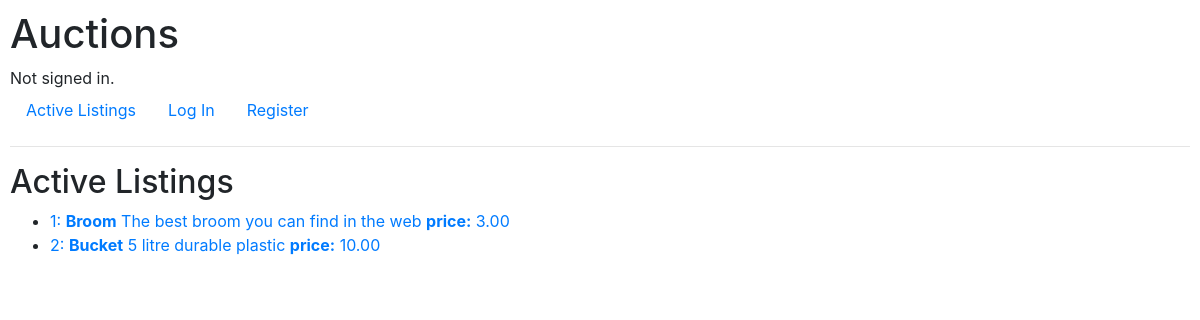
The page / on the database its author committed.
### auctions/models.py (models this page shows, shortened)
class Listing(models.Model):
    title = models.CharField(max_length=50)
    description = models.CharField(max_length=1000)
    starting_bid = models.DecimalField(max_digits=10, decimal_places=2)
    created_date = models.DateTimeField("date published")
    category_id = models.ForeignKey(Category, on_delete=models.CASCADE)

### auctions/views.py (the view)
# urls.py: path("", views.index, name="index"),
def index(request):
    return render(request, "auctions/index.html",
    {
        "listings": Listing.objects.all()
    })

### auctions/templates/auctions/index.html
{% extends "auctions/layout.html" %}
{% block body %}
    <h2>Active Listings</h2>
    <ul>
        {% for listing in listings %}
            <li>
                <a href="{% url 'auctions:listing' listing.id %}">
                {{ listing.id }}: <strong>{{ listing.title }}</strong> {{ listing.description }} <strong>price:</strong> {{ listing.starting_bid }}
                </a>
            </li>
        {% endfor %}
    </ul>
{% endblock %}

### auctions/static/auctions/styles.css (style rules this page uses)
body { padding: 10px; }

### rows shown on the page
Listing: id "1", title "Broom", description "The best broom you can find in the web", starting_bid "3.00"
Listing: id "2", title "Bucket", description "5 litre durable plastic", starting_bid "10.00"
